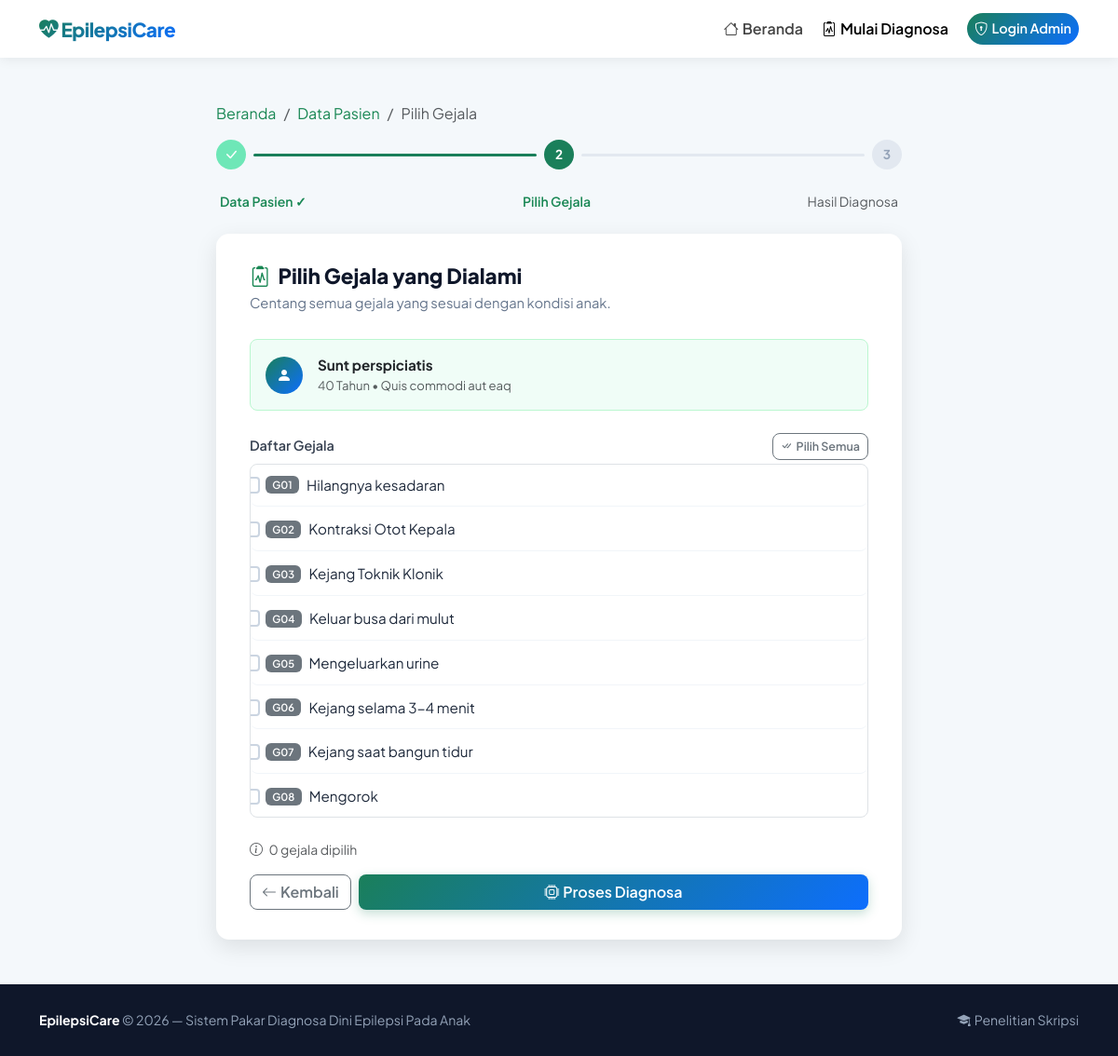
Page /diagnosa.php?id=1 on the committed database.
### tables this page shows
CREATE TABLE `pengguna` (
  `id_pengguna` int NOT NULL,
  `nama_user` varchar(100) NOT NULL,
  `umur` int NOT NULL,
  `alamat` text,
  `no_telpon` varchar(20) DEFAULT NULL
);

CREATE TABLE `gejala` (
  `kode_gejala` varchar(10) NOT NULL,
  `nama_gejala` varchar(255) NOT NULL
);

### diagnosa.php (the view, shortened to what this page needs)
<?php
require 'koneksi.php';
$id_pengguna  = (int)$_GET['id'];
$query_pasien = mysqli_query($conn, "SELECT * FROM pengguna WHERE id_pengguna = '$id_pengguna'");
$pasien       = mysqli_fetch_assoc($query_pasien);
$query_gejala = mysqli_query($conn, "SELECT * FROM gejala ORDER BY kode_gejala ASC");
$active_nav = 'diagnosa';
require 'layout/header_public.php';
?>
<div class="container py-5">
    <div class="row justify-content-center">
        <div class="col-md-9 col-lg-8">
            <nav aria-label="breadcrumb" class="mb-3">
                <ol class="breadcrumb small">
                    <li class="breadcrumb-item"><a href="index.php" class="text-decoration-none text-success">Beranda</a></li>
                    <li class="breadcrumb-item"><a href="form_pasien.php" class="text-decoration-none text-success">Data Pasien</a></li>
                    <li class="breadcrumb-item active">Pilih Gejala</li>
                </ol>
            </nav>
            <div class="d-flex align-items-center gap-2 mb-4">
                <div class="d-flex align-items-center justify-content-center rounded-circle text-white fw-bold"
                     style="width:32px;height:32px;background:#6ee7b7;color:#064e3b;font-size:0.85rem;">
                    <i class="bi bi-check-lg" style="font-size:1rem;"></i>
                </div>
                <div class="flex-grow-1" style="height:3px;background:var(--brand-primary);border-radius:2px;"></div>
                <div class="d-flex align-items-center justify-content-center rounded-circle text-white fw-bold"
                     style="width:32px;height:32px;background:var(--brand-primary);font-size:0.85rem;">2</div>
                <div class="flex-grow-1" style="height:3px;background:#e2e8f0;border-radius:2px;"></div>
                <div class="d-flex align-items-center justify-content-center rounded-circle fw-bold"
                     style="width:32px;height:32px;background:#e2e8f0;color:#94a3b8;font-size:0.85rem;">3</div>
            </div>
            <div class="d-flex justify-content-between small text-muted mb-4 px-1">
                <span class="fw-semibold text-success">Data Pasien ✓</span>
                <span class="fw-semibold text-success">Pilih Gejala</span>
                <span>Hasil Diagnosa</span>
            </div>
            <div class="page-card">
                <h4 class="page-title">
                    <i class="bi bi-clipboard2-pulse me-2 text-success"></i>Pilih Gejala yang Dialami
                </h4>
                <p class="page-subtitle">Centang semua gejala yang sesuai dengan kondisi anak.</p>
                <div class="d-flex align-items-center gap-3 p-3 rounded-3 mb-4"
                     style="background:#f0fdf7;border:1.5px solid #bbf7d0;">
                    <div class="d-flex align-items-center justify-content-center rounded-circle text-white"
                         style="width:40px;height:40px;background:var(--brand-gradient);flex-shrink:0;">
                        <i class="bi bi-person-fill"></i>
                    </div>
                    <div>
                        <div class="fw-bold text-dark" style="font-size:0.95rem;">
                            <?= htmlspecialchars($pasien['nama_user']) ?>
                        </div>
                        <div class="text-muted" style="font-size:0.82rem;">
                            <?= $pasien['umur'] ?> Tahun &bull; <?= htmlspecialchars($pasien['alamat']) ?>
                        </div>
                    </div>
                </div>
                <form action="proses_diagnosa.php" method="POST">
                    <div class="mb-1 d-flex justify-content-between align-items-center">
                        <label class="form-label mb-0">Daftar Gejala</label>
                        <button type="button" id="selectAll" class="btn btn-sm btn-outline-secondary py-1 px-2" style="font-size:0.78rem;">
                            <i class="bi bi-check-all me-1"></i>Pilih Semua
                        </button>
                    </div>
                    <div class="border rounded-3 mb-4" style="max-height:380px;overflow-y:auto;">
                        <?php if (mysqli_num_rows($query_gejala) > 0): ?>
                            <?php while ($row = mysqli_fetch_assoc($query_gejala)): ?>
                                <div class="gejala-item form-check">
                                    <input class="form-check-input gejala-check" type="checkbox"
                                           name="gejala[]" value="<?= $row['kode_gejala'] ?>"
                                           id="gejala_<?= $row['kode_gejala'] ?>">
                                    <label class="form-check-label d-flex align-items-center gap-2"
                                           for="gejala_<?= $row['kode_gejala'] ?>">
                                        <span class="badge bg-secondary" style="font-size:0.7rem;font-weight:600;min-width:36px;">
                                            <?= $row['kode_gejala'] ?>
                                        </span>
                                        <?= htmlspecialchars($row['nama_gejala']) ?>
                                    </label>
                                </div>
                            <?php endwhile; ?>
                        <?php endif; ?>
                    </div>
                    <div id="infoGejala" class="small text-muted mb-3">
                        <i class="bi bi-info-circle me-1"></i>
                        <span id="countGejala">0</span> gejala dipilih
                    </div>
                    <div class="d-flex gap-2">
                        <a href="form_pasien.php" class="btn btn-outline-secondary">
                            <i class="bi bi-arrow-left me-1"></i>Kembali
                        </a>
                        <button type="submit" name="proses" class="btn btn-brand flex-grow-1">
                            <i class="bi bi-cpu me-1"></i>Proses Diagnosa
                        </button>
                    </div>
                </form>
            </div>
        </div>
    </div>
</div>
<?php require 'layout/footer_public.php'; ?>

### layout/header_public.php (shortened to what this page needs)
<?php
$active_nav = $active_nav ?? '';
?>
<!DOCTYPE html>
<html lang="id">
<head>
    <link href="https://cdn.jsdelivr.net/npm/bootstrap@5.3.0/dist/css/bootstrap.min.css" rel="stylesheet">
    <link rel="stylesheet" href="https://cdn.jsdelivr.net/npm/bootstrap-icons@1.11.0/font/bootstrap-icons.css">
    <link rel="stylesheet" href="assets/style.css">
</head>
<body class="public-page">
<nav class="navbar navbar-expand-lg navbar-public">
    <div class="container">
        <a class="navbar-brand-logo" href="index.php">
            <i class="bi bi-heart-pulse-fill"></i> EpilepsiCare
        </a>
        <div class="collapse navbar-collapse justify-content-end" id="navbarPublic">
            <ul class="navbar-nav align-items-center gap-1">
                <li class="nav-item">
                    <a class="nav-link <?= $active_nav === 'home' ? 'active fw-semibold' : '' ?>" href="index.php">
                        <i class="bi bi-house me-1"></i>Beranda
                    </a>
                </li>
                <li class="nav-item">
                    <a class="nav-link <?= $active_nav === 'diagnosa' ? 'active fw-semibold' : '' ?>" href="form_pasien.php">
                        <i class="bi bi-clipboard2-pulse me-1"></i>Mulai Diagnosa
                    </a>
                </li>
                <li class="nav-item ms-2">
                    <a class="btn-nav-login nav-link" href="login_admin.php">
                        <i class="bi bi-shield-lock me-1"></i>Login Admin
                    </a>
                </li>
            </ul>
        </div>
    </div>
</nav>

### layout/footer_public.php (shortened to what this page needs)
<footer class="footer-public">
    <div class="container">
        <div class="d-flex flex-column flex-md-row align-items-center justify-content-between gap-2">
            <span>
                <strong class="text-white">EpilepsiCare</strong> &copy; <?= date('Y') ?>
                &mdash; Sistem Pakar Diagnosa Dini Epilepsi Pada Anak
            </span>
            <span class="d-flex align-items-center gap-1">
                <i class="bi bi-mortarboard-fill"></i>
                Penelitian Skripsi
            </span>
        </div>
    </div>
</footer>
</body>
</html>

### assets/style.css (style rules this page uses)
:root { --brand-primary: #1a7f5a; --brand-secondary: #0d6efd; --brand-gradient: linear-gradient(135deg, #1a7f5a 0%, #0d6efd 100%); --sidebar-bg: #14532d; --sidebar-hover: rgba(255,255,255,0.12); --sidebar-active: rgba(255,255,255,0.20); --bg-admin: #f0f2f5; --bg-public: #f4f8fb; --card-radius: 14px; --card-shadow: 0 4px 16px rgba(0,0,0,0.06); --card-shadow-md: 0 8px 24px rgba(0,0,0,0.10); --sidebar-width: 240px; --font-main: 'Plus Jakarta Sans', 'Segoe UI', sans-serif; --transition: all 0.22s ease; }
*, *::before, *::after { box-sizing: border-box; }
body { font-family: var(--font-main); margin: 0; padding: 0; -webkit-font-smoothing: antialiased; }
body.public-page { background-color: var(--bg-public); }
.navbar-public { background: #fff; box-shadow: 0 2px 12px rgba(0,0,0,0.07); padding: 0.75rem 0; position: sticky; top: 0; z-index: 1030; }
.navbar-brand-logo { font-size: 1.3rem; font-weight: 800; background: var(--brand-gradient); -webkit-background-clip: text; -webkit-text-fill-color: transparent; background-clip: text; letter-spacing: -0.5px; }
.navbar-public .nav-link { font-weight: 600; color: #444; transition: var(--transition); padding: 0.45rem 1rem; border-radius: 8px; }
.navbar-public .btn-nav-login { background: var(--brand-gradient); color: #fff !important; border-radius: 20px; padding: 0.4rem 1.2rem; font-weight: 600; font-size: 0.9rem; transition: var(--transition); border: none; }
.footer-public { background: #0f172a; color: #94a3b8; padding: 1.75rem 0; text-align: center; font-size: 0.88rem; }
.page-card { background: #fff; border-radius: var(--card-radius); box-shadow: var(--card-shadow-md); padding: 2rem 2.25rem; }
.page-card .page-title { font-size: 1.4rem; font-weight: 800; color: #0f172a; margin-bottom: 0.25rem; }
.page-card .page-subtitle { color: #64748b; font-size: 0.92rem; margin-bottom: 1.75rem; }
.form-label { font-weight: 600; font-size: 0.9rem; color: #374151; margin-bottom: 0.4rem; }
.gejala-item { padding: 11px 16px; border-bottom: 1px solid #f1f5f9; transition: background 0.2s; border-radius: 8px; margin-bottom: 2px; }
.gejala-item .form-check-input { cursor: pointer; width: 1.1em; height: 1.1em; margin-top: 0.15em; border: 2px solid #cbd5e1; }
.gejala-item .form-check-label { cursor: pointer; font-size: 0.95rem; color: #1e293b; }
.btn { font-family: var(--font-main); font-weight: 600; border-radius: 8px; transition: var(--transition); }
.btn-brand { background: var(--brand-gradient); color: #fff; border: none; box-shadow: 0 4px 12px rgba(26,127,90,0.25); }

### rows in the picture
pengguna: nama_user "Sunt perspiciatis", umur "40", alamat "Quis commodi aut eaq"
gejala: kode_gejala "G01", nama_gejala "Hilangnya kesadaran"
gejala: kode_gejala "G02", nama_gejala "Kontraksi Otot Kepala"
gejala: kode_gejala "G03", nama_gejala "Kejang Toknik Klonik"
gejala: kode_gejala "G04", nama_gejala "Keluar busa dari mulut"
gejala: kode_gejala "G05", nama_gejala "Mengeluarkan urine"
gejala: kode_gejala "G06", nama_gejala "Kejang selama 3-4 menit"
gejala: kode_gejala "G07", nama_gejala "Kejang saat bangun tidur"
gejala: kode_gejala "G08", nama_gejala "Mengorok"
